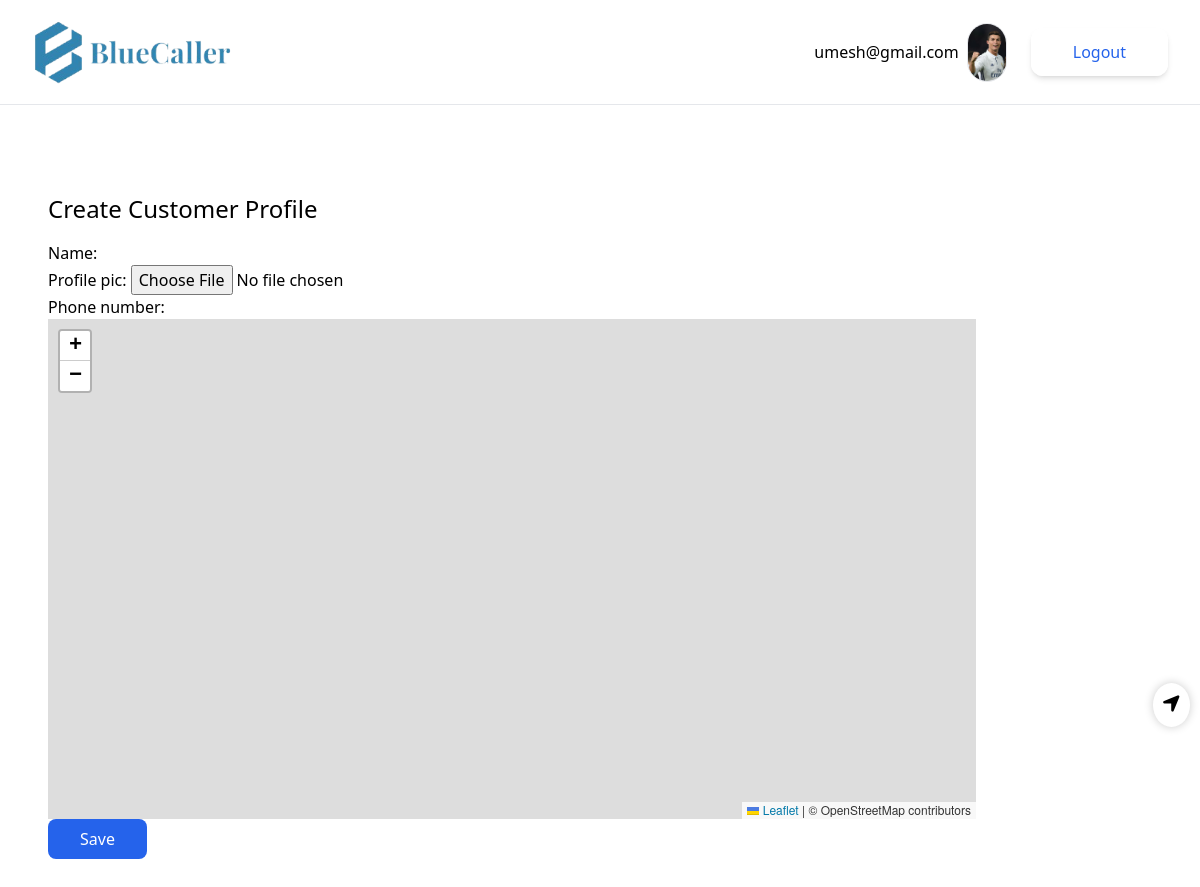
The page /customer/create/ (signed in) on the database its author committed.
### accounts/models.py (models this page shows, shortened)
class CustomUser(AbstractUser):
    middle_name = models.CharField(max_length=150, blank=True, null=True)
    contact_no = models.CharField(max_length=20, blank=True, null=True)
    pass

### jobs/models.py (models this page shows, shortened)
class Customer(models.Model):
    owner=models.OneToOneField(User,on_delete=models.CASCADE)
    name=models.CharField(max_length=50)
    phone_number=PhoneNumberField(region="NP", unique=True)
    profile_pic=models.ImageField(upload_to="profiles/", blank=True)
    latitude = models.CharField(max_length=20,null=True,blank=True)
    longitude = models.CharField(max_length=20,null=True,blank=True)

### jobs/views.py (the view, shortened to what this page needs)
# urls.py: path('customer/create/',CustomerCreateView.as_view(), name='customer-create'),
class CustomerCreateView(LoginRequiredMixin, CreateView):
    model = Customer
    fields = ['name', 'profile_pic', 'phone_number']
    success_url = reverse_lazy('worker-list')

### jobs/templates/jobs/customer_form.html (shortened to what this page needs)
{% extends 'jobs/_base.html' %}
{% load tailwind_filters %}
{% block content %}
<link rel="stylesheet" href="https://unpkg.com/leaflet/dist/leaflet.css" />
<link rel="stylesheet" href="https://cdnjs.cloudflare.com/ajax/libs/font-awesome/6.0.0-beta3/css/all.min.css" />
<div>
    <h1 class="text-2xl my-4">Create Customer Profile</h1>
    <form method="POST" enctype="multipart/form-data">
        {{ form|crispy }}
        <div id="map"></div>
        <button class="locate-btn" onclick="locateUser()" type="button">
            <i class="fas fa-location-arrow"></i>
        </button>
        <input class="px-8 py-2 text-white bg-blue-600 rounded-lg hover:bg-blue-700 hover:cursor-pointer" type="submit" value="Save">
    </form>
</div>
{% endblock content %}

### jobs/templates/jobs/_base.html (shortened to what this page needs)
{% load static %}
<!DOCTYPE html>
<html lang="en">
<head>
    <script src="https://cdn.tailwindcss.com"></script>
</head>
<body>
    <div class=" w-full max-w-7xl mx-auto">
        <div class="flex flex-col max-w-screen-xl p-5 mx-auto md:items-center md:justify-between md:flex-row md:px-6 lg:px-8 border-b">
            <div class="flex flex-row items-center justify-between lg:justify-start">
                <a href="{% url 'worker-list' %}" class="flex items-center">
                    <img src="{% static 'landing/img/logo/logo1.png' %}" alt="BlueCaller Logo" class="h-16 w-auto mr-4" />
                </a>
            </div>
            <nav class="flex-col items-center flex-grow hidden pb-4 md:pb-0 md:flex md:justify-end md:flex-row lg:pl-2">
                <div class="inline-flex items-center gap-2 list-none lg:ml-auto">
                    {% if user.is_authenticated %}
                    <p>{{user.email}}</p>
                    {% if user.customer.profile_pic %}
                    <img class="w-10 border rounded-full mr-4" src="{{ user.customer.profile_pic.url }}" alt="Profile pic">
                    {% endif %}
                    <form action="{% url 'account_logout' %}" method="POST">
                        <button type="submit" class="items-center block px-10 py-2.5 text-base font-medium text-center text-blue-600 transition duration-500 ease-in-out transform border-2 border-white shadow-md rounded-xl focus:outline-none focus:ring-2 focus:ring-offset-2 focus:ring-gray-500">Logout</button>
                    </form>
                    {% endif %}
                </div>
            </nav>
        </div>
        <div class="container p-12">
            {% block content %}
            {% endblock content %}
        </div>
    </div>
</body>
</html>

### jobs/templates/jobs/customer_form.html (style rules this page uses)
#map { height: 500px; position: relative; }
.locate-btn { position: absolute; bottom: 180px; right: 10px; z-index: 1000; background-color: white; border: none; padding: 10px; cursor: pointer; border-radius: 50%; box-shadow: 0 0 10px rgba(0, 0, 0, 0.2); }
.locate-btn i { font-size: 20px; }

### rows shown on the page
CustomUser: email "umesh@gmail.com", customer.profile_pic (picture)
